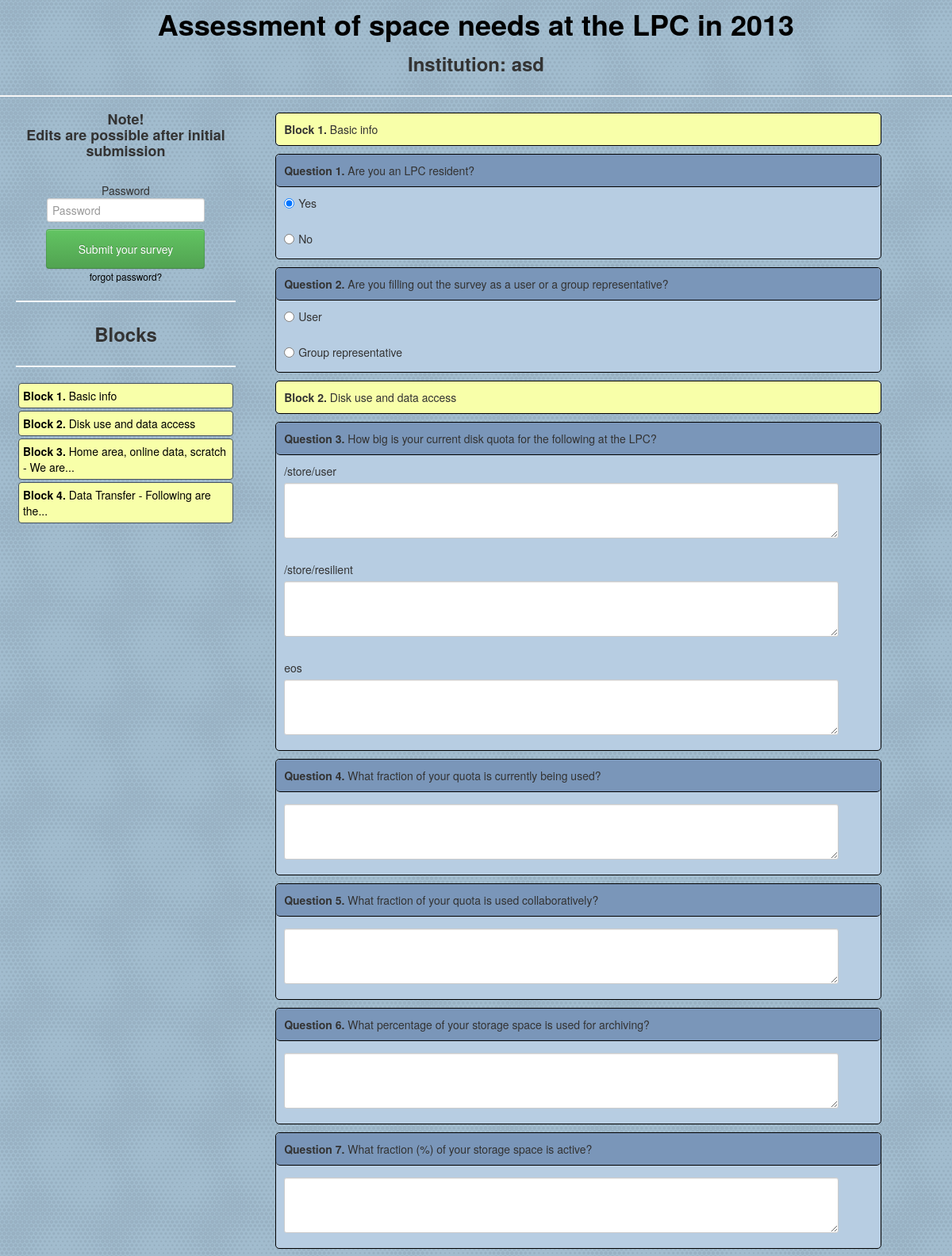
Screenshot of /questionnaire.php?id=1 (upper part) with the database file from the repository.
### tables this page shows
CREATE TABLE Questionnaire( id INTEGER PRIMARY KEY NOT NULL, publication_number TEXT, email TEXT NOT NULL DEFAULT ' ', password TEXT NOT NULL DEFAULT ' ');

CREATE TABLE Question(id INTEGER PRIMARY KEY NOT NULL, title TEXT NOT NULL, place INTEGER NOT NULL, is_separator INTEGER NOT NULL DEFAULT 0, info TEXT NOT NULL DEFAULT ' ');

CREATE TABLE Response( id INTEGER PRIMARY KEY NOT NULL, questionnaire_id INTEGER NOT NULL, selected INTEGER NOT NULL, text TEXT NOT NULL, option_id INTEGER NOT NULL);

CREATE TABLE Option( id INTEGER PRIMARY KEY NOT NULL, question_id INTEGER NOT NULL, place INTEGER NOT NULL, title TEXT NOT NULL, is_text INTEGER NOT NULL, is_radio INTEGER NOT NULL, is_checkbox INTEGER NOT NULL, is_commentable INTEGER, is_comment INTEGER NOT NULL DEFAULT 0);

### questionnaire.php (the view, shortened to what this page needs)
<?php
	include_once("header.php");
?>
<?php
try
  {
  $db = new PDO('sqlite:aq.db');
function questionInfo($question){
if ($question['info'] != ""){
	return "
	<script type=\"text/javascript\">
	    $(window).load(function(){
	    $('#questionInfo".$question['id']."').clickover({ placement: 'top'});
	   });
	</script>
	  <a href=\"#\" id='questionInfo".$question['id']."' rel=\"clickover\" data-content=\"
		".printSafe($question['info'])."
	   \" class='btn btn-mini btn-primary'>
		<i class='icon-info-sign icon-white'></i> info</a>";
	}
else{
	return "";
}
}
function printOption($option, $response){
echo "<div class='optionQ'>";
	if ($option['is_checkbox'] == 1){
		echo "<label class='checkbox'><input type='checkbox' name='checkbox".$option['id']."'";
		if ($response['selected'] == 1){echo " checked ";}
		echo " value='".$option['id']."'>".printSafe($option['title'])."</label>";
	}
	elseif ($option['is_radio'] == 1){
		echo "<label class='radio'><input type='radio' name='radio".$option['question_id']."'";
		if ($response['selected'] == 1){echo " checked ";}
		echo " value='".$option['id']."'>".printSafe($option['title'])."</label>";
	}
	elseif ($option['is_text']==1) {
		echo "<label for='".$option['id']."' >".printSafe($option['title'])."</label>";
		echo "<textarea rows='3' style='width:100%' id='".$option['id']."' name='text".$option['id']."'>".printSafe($response['text'])."</textarea><br/>";
	}
	elseif ($option['is_comment']==1){
		echo printSafe($option['title'])."<br/>";
	}
echo "</div>";
}
function printForgot($questionnaire){
echo "
  <a href=\"#\" id=\"forgot\" rel=\"clickover\" style='font-size: 12px;' data-content=\"
<center>
	<span id='reminder'>Email: ".$questionnaire['email']."</span><br/>
	<button id='reminderSP' onclick='remind(".$questionnaire['id'].")'>Send password</button>
</center>
   \" data-original-title=\"<center>Password reminder</center>\">
	forgot password?
  </a>";
}
function trim_text($input, $length, $ellipses = true, $strip_html = true) {
    if ($strip_html) {
        $input = strip_tags($input);
    }
    if (strlen($input) <= $length) {
        return $input;
    }
    $last_space = strrpos(substr($input, 0, $length), ' ');
    $trimmed_text = substr($input, 0, $last_space);
    if ($ellipses) {
        $trimmed_text .= '...';
    }
    return $trimmed_text;
}
function printSafe($str){
	return stripslashes($str);
}
function safe($str){
	$str = str_replace('"', "&#34", $str);
	$str = str_replace("'", "&#39", $str);
	$str = str_replace("<", "&lt;", $str);
	$str = str_replace(">", "&gt;", $str);
	return $str;
}
switch($_POST['action']){
	default:
	$questionnaire_id = safe($_GET['id']);
	$questionnaire = $db->query("SELECT * FROM Questionnaire WHERE id='".$questionnaire_id."'")->fetch();
	echo "<center><h1><a href='index.php'>Assessment of space needs at the LPC in 2013</a></h1></center>";
	if ( $questionnaire == null){
		echo "<hr/><center><h3>There is no such questionnaire<br/>If you think that life isn't fare and this questionnaire must be, please contact to mantas.stankevicius@cern.ch</h3></center>";
	}
	else{
  		echo "<center><h3>Institution: ".$questionnaire['publication_number']."</h3></center><hr/>";
	        echo "<form id='form' action='?' method='POST'>";
		echo "<div class='container-fluid'>";
		echo "  <div class='row-fluid'>";
		echo "    <div class='span3' style='position:fixed; top:130px'>";
  		echo "       <div id='navbar'><center>";
		echo "		<h4>Note!<br/> Edits are possible after initial submission </h4><br/>";
		echo "		 Password<br/>";
		echo "		<input type='text' id='password' name='password' style='width:185px;' placeholder='Password'><br/>";
		echo "		<button type='submit' style='height:50px; width:200px' class='btn btn-success' data-loading-text='Saving...'>Submit your survey</button><br/>";
		printForgot($questionnaire);
		echo "		<hr/>";
  		echo "		<h3>Blocks</h3><hr/></center>";
  		echo "          <ul class='nav'>";
		$separators = $db->query('SELECT * FROM Question WHERE is_separator=1 ORDER BY place ASC')->fetchAll();
		$index = 1;
		foreach($separators as $separator){
			echo "<li class='rounded separator_left'><a href='#question".$separator['id']."' title='".printSafe($separator['title'])."'><b>Block ".$index.".</b> ".printSafe(trim_text($separator['title'], 42))."</a></li>";
			$index++;
		}
		echo "          </ul>";
		echo "       </div>";
		echo "    </div>";
		echo "<div class='span8 offset3'>
		<input type='hidden' id='questionnaire_id' name='questionnaire_id' value='".$questionnaire['id']."'>
		<input type='hidden' name='action' value='save'>
		";
		$questions = $db->query('SELECT * FROM Question ORDER BY place ASC')->fetchAll();
		$question_index=1;
		$block_index=1;
		foreach($questions as $question){
		$question_index_str = "";
		$separator_style = " separator_right";
		if ($question['is_separator']==0){
			$question_index_str = "Question ".$question_index.". ";
			$separator_style = "";
			$question_index++;
		}
		else{
			$question_index_str = "Block ".$block_index.". ";
			$block_index++;
		}
			echo "<div class='question rounded' id='question".$question['id']."'>";
			echo "<div class='rounded questionHead ".$separator_style."'>";
			echo "<div class='title'><a name='".$question['place']."'></a>".questionInfo($question)." <b>".$question_index_str."</b>".printSafe($question['title'])." </div>";
			echo "</div>";
			$options = $db->query('SELECT * FROM Option WHERE question_id='.$question['id'].' ORDER BY place ASC')->fetchAll();
			foreach($options as $option){
				$response = $db->query("SELECT * FROM Response WHERE option_id='".$option['id']."' AND questionnaire_id='".$questionnaire['id']."'")->fetch();
				printOption($option, $response);
	        	}
			echo "</div>";
    		}
		echo "</div>";
		echo "</div>";
		echo "</div>";
	echo "</form>";
	}
}
}
  catch(PDOException $e)
  {
    print 'Exception : '.$e->getMessage();
  }
        include_once("footer.php");
?>

### header.php (style rules this page uses)
body { background:url(img/background.png); }
.separator_left { background:#F8FFA9 !important; }
.separator_right { background:#F8FFA9 !important; border-bottom: none !important; }
.question { background:#B7CDE2; border:1px solid black; #width:90%; margin:0px auto; margin-bottom:10px; }
.questionHead { background:#7A96B9; border-bottom: 1px solid black; min-height: 40px; }
.rounded { -webkit-border-radius: 5px; -moz-border-radius: 5px; border-radius: 5px; }
.title { float:left; margin:10px; }
.optionQ { margin:10px; float:left; width:90%; }
a { color:#000000; }
.nav>li>a { background:none; padding:5px; min-height: 20px; }
.nav>li { background:#7A96B9; margin:3px; border: 1px solid #424F5F; -webkit-border-radius: 4px; -moz-border-radius: 4px; border-radius: 4px; }

### rows the page displays
questionnaire: publication_number "asd"
question: title "Basic info", question_index_str "Block 1."
question: title "Disk use and data access", question_index_str "Block 2."
question: title "Home area, online data, scratch - We are..."
question: title "Data Transfer - Following are the..."
question: question_index_str "Question 1.", title "Are you an LPC resident?"
option: title "Yes"
response: selected "☑ Yes"
option: title "No"
response: selected "☐ No"
question: question_index_str "Question 2.", title "Are you filling out the survey as a user or a group representative?"
option: title "User"
response: selected "☐ User"
option: title "Group representative"
response: selected "☐ Group representative"
question: question_index_str "Question 3.", title "How big is your current disk quota for the following at the LPC?"
option: title "/store/user"
option: title "/store/resilient"
option: title "eos"
question: question_index_str "Question 4.", title "What fraction of your quota is currently being used?"
question: question_index_str "Question 5.", title "What fraction of your quota is used collaboratively?"
question: question_index_str "Question 6.", title "What percentage of your storage space is used for archiving?"
question: question_index_str "Question 7.", title "What fraction (%) of your storage space is active?"
